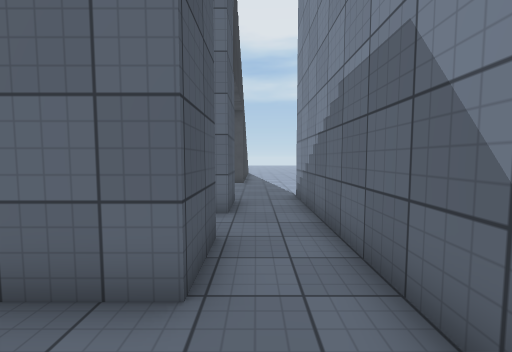
View 1 (above)

13 first-person views from a walk through a 3-D level made in the Unity game engine. The camera is 1.4 m above the floor, tilts 4° down and sees 90° across. The floor is counted in squares, 1 m on a side. Each view is taken from the middle of a square. On the plan, view 1 faces up. The plan holds only what a view shows up to about 13 squares ahead; the rest is blank. The place goes on beyond the plan. The player is left out. Surface patterns are stand-ins for the level's own textures.

View 2
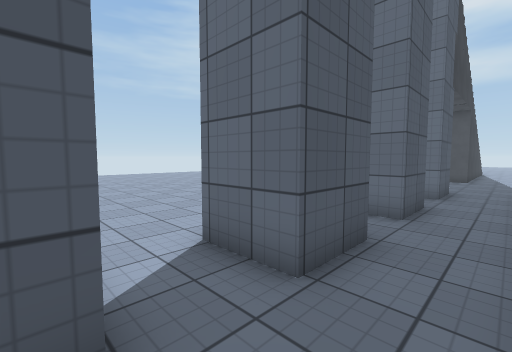

View 3
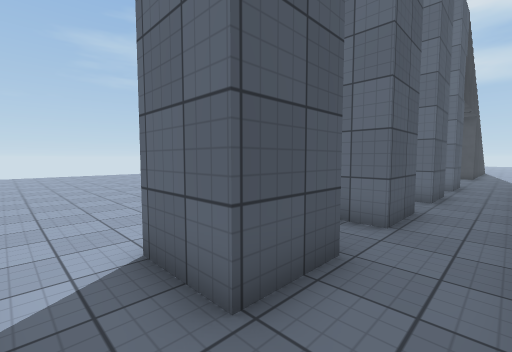

View 4
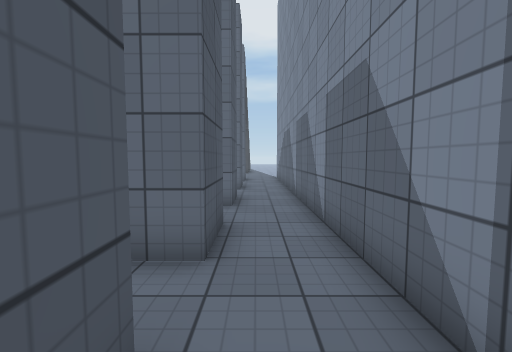

View 5
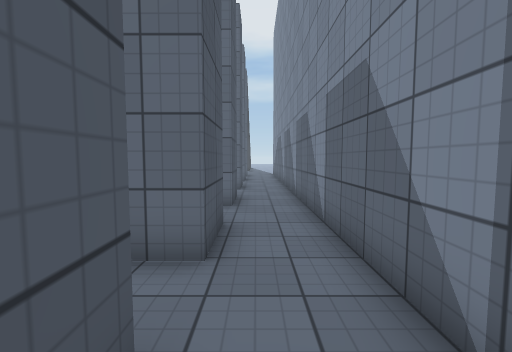

View 6
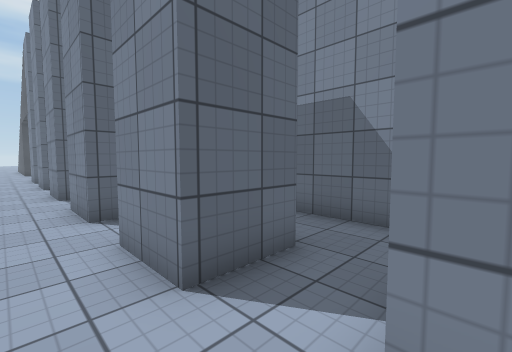

View 7
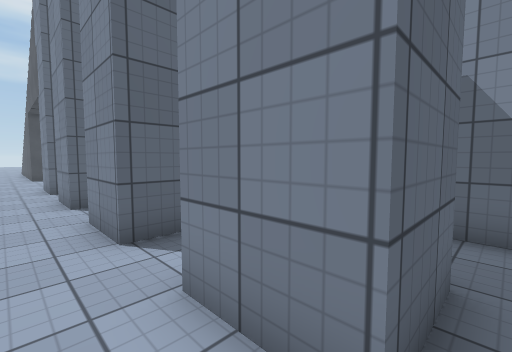

View 8
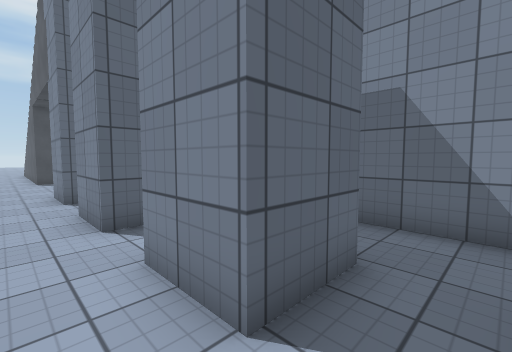

View 9
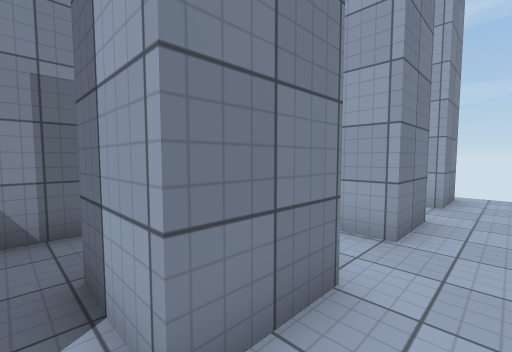

View 10
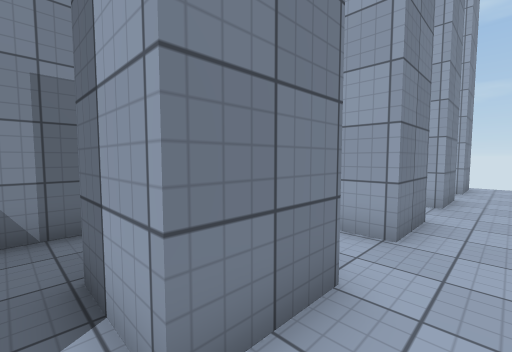

View 11
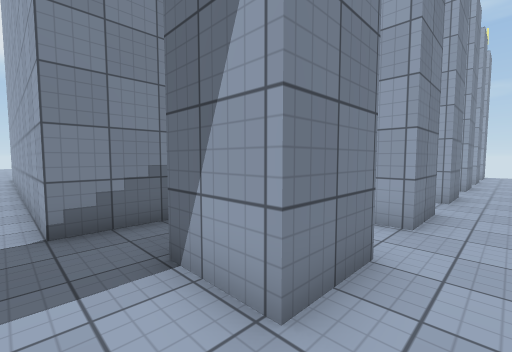

View 12
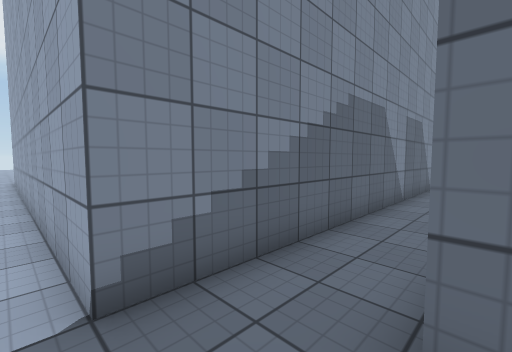

View 13
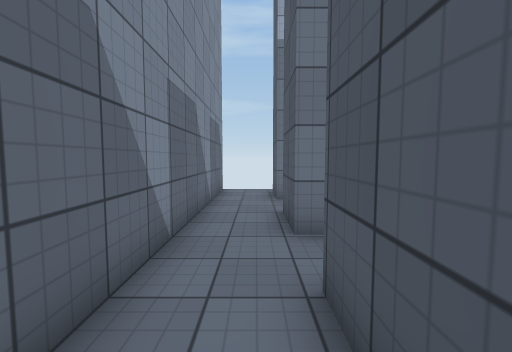

### Floor plan
Points are (right, up) in squares from view 1. A wall is a line through its corners. A room is listed if a view was taken in it or the views show most of it. See-through windows are left out.
Room 1 (views 1, 8, 9, 13)
walls: (-2.7, -3.6) (-0.7, -3.6); (-0.7, 0.4) (-0.7, -1.6) (-2.7, -1.6) (-2.7, 0.4); (1.5, -3.5) (1.5, 0.5)
ways out: opening at (-4, -4.5) to room 2; opening at (0.5, -4.5) to room 2; opening at (-4, -0.5) to room 5; opening at (0.5, -0.5) to room 5
Room 2 (views 2, 3, 7)
walls: (-2.7, -7.6) (-0.7, -7.6); (-0.7, -3.6) (-0.7, -5.6) (-2.7, -5.6) (-2.7, -3.6); (1.5, -7.5) (1.5, -3.5)
ways out: opening at (-4, -4.5) to room 1; opening at (0.5, -4.5) to room 1; opening at (-4, -8.5) to room 3; opening at (0.5, -8.5) to room 3
Room 3 (view 4)
walls: (-2.7, -11.6) (-0.7, -11.6); (-0.7, -7.6) (-0.7, -9.6) (-2.7, -9.6) (-2.7, -7.6); (1.5, -11.5) (1.5, -7.5)
ways out: opening at (-4, -8.5) to room 2; opening at (0.5, -8.5) to room 2; opening at (-4, -12.5) to room 4; opening at (0.5, -12.5) to room 4
Room 4 (views 5, 6)
walls: (-2.7, -13.6) (-2.7, -11.6); (-0.7, -11.6) (-0.7, -13.5); (1.5, -14.5) (1.5, -11.5)
ways out: opening at (-4, -12.5) to room 3; opening at (0.5, -12.5) to room 3
Room 5 (view 10)
walls: (-2.7, 0.4) (-0.7, 0.4); (-0.7, 4.5) (-0.7, 2.4) (-2.7, 2.4) (-2.7, 4.4); (1.5, 0.5) (1.5, 4.5)
ways out: opening at (-4, -0.5) to room 1; opening at (0.5, -0.5) to room 1; opening at (-4, 3.5); opening at (0.5, 3.5)
Room 6 (views 11, 12)
walls: (-2.7, 8.4) (-0.7, 8.4); (1.5, 8.5) (1.5, 9.5)
ways out: opening at (-4, 7.5); opening at (0.5, 7.5); opening at (2, 10)

Where each view was taken, in squares from view 1:
view 1: 0 up, 0 right, facing up
view 2: 4 down, 1 right, facing up-left
view 3: 7 down, 1 right, facing up-left
view 4: 9 down, 0 right, facing up
view 5: 13 down, 0 right, facing up
view 6: 12 down, 4 left, facing up-right
view 7: 6 down, 4 left, facing up-right
view 8: 3 down, 4 left, facing up-right
view 9: 3 down, 4 left, facing down-right
view 10: 1 up, 4 left, facing down-right
view 11: 10 up, 4 left, facing down-right
view 12: 10 up, 1 left, facing down-right
view 13: 3 down, 0 right, facing down
